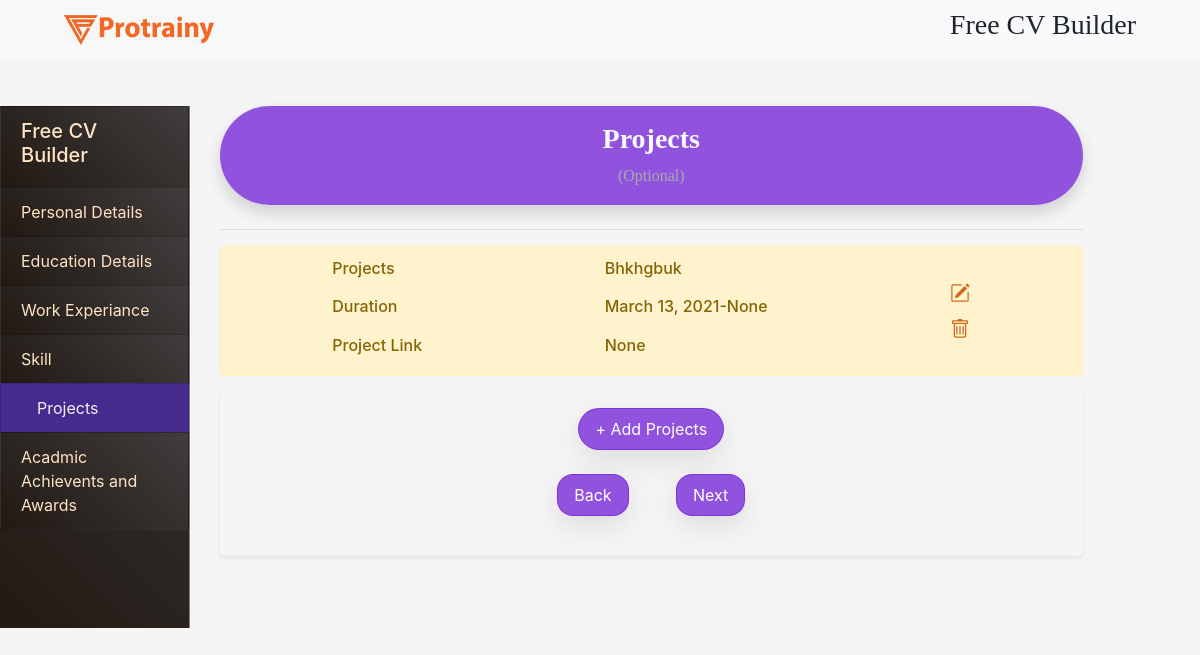
The app's page /project, older data.
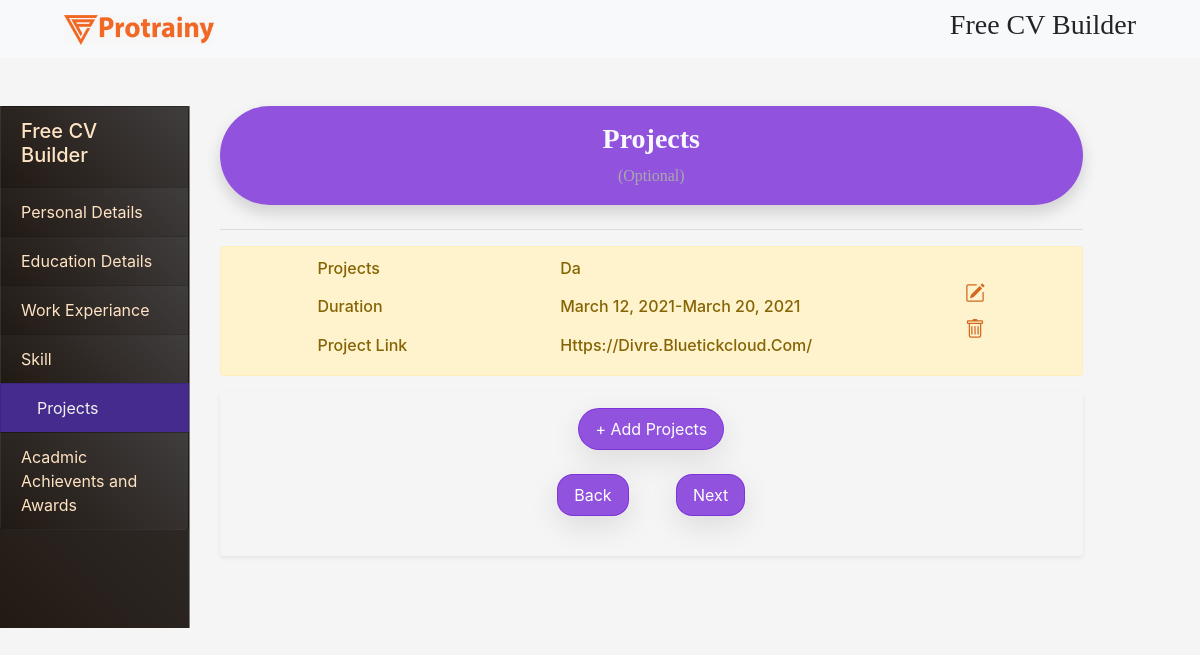
The same page, newer data.
### resume_maker/models.py (models this page shows, shortened)
class Projects(models.Model):
    person = models.ForeignKey(Person,on_delete=models.CASCADE)
    project = models.CharField(max_length=150)
    start_dt = models.DateField()
    end_dt = models.DateField(null = True,blank = True)
    running = models.BooleanField(default = False)
    project_link = models.URLField(blank=True,null=True)

### resume_maker/views.py (the view)
# urls.py: path('project', views.pro, name='project'),
def pro(request):
    show =True
    person = Person.objects.last()
    prjcts = Projects.objects.filter(person = person)
    if request.method == "POST":
        next=True
        form = ProjectsForm(request.POST)
        if form.is_valid():
            cd = form.cleaned_data
            project = cd.get('project')
            start_dt = cd.get('start_dt')
            end_dt = cd.get('end_dt')
            running = cd.get('running')
            project_link = cd.get('project_link')
            data = Projects(project = project, start_dt = start_dt, end_dt = end_dt,running = running, project_link = project_link, person = person)
            temp = Projects.objects.filter(project = project, start_dt = start_dt, end_dt = end_dt,running = running, project_link = project_link, person = person)
            if temp.exists():
                temp.update(project = project, start_dt = start_dt, end_dt = end_dt,running = running, project_link = project_link, person = person)
            else:
                data.save()
            form = ProjectsForm()
            show = True
            return render(request,"project.html",{'next':next,"prjct":form,"data":prjcts,"show":show})
    else:
        form = ProjectsForm()
        next=False
    return render(request,"project.html", {'next':next,"prjct": form,"show":show,"data":prjcts})

### templates/project.html (shortened to what the changed rows need)
{% extends "getinput.html" %}
{% load crispy_forms_tags %}
{% block content %}
    <main class="row">
    <section class="col-md-9 my-4 col-sm-12">
    <div class="container">
            {% with count=1 %}
                {% for i in data %}
                    <div id="del{{ forloop.counter }}">
                        <div class="alert alert-warning" role="alert">
                            <div class="d-flex justify-content-around flex-wrap ">
                                <div class="d-flex flex-column justify-content-between flex-wrap ">
                                    <h6 class="text-capitalize">Projects</h6>
                                    <h6 class="text-capitalize">Duration</h6>
                                    <h6 class="text-capitalize">Project Link</h6>
                                </div>
                                <div class="d-flex flex-column justify-content-between flex-wrap ">
                                    <h6 class="text-capitalize">{{ i.project }}</h6>
                                    <h6 class="text-capitalize">{{ i.start_dt }}-{{ i.end_dt }}</h6>
                                    <h6 class="text-capitalize">{{ i.project_link }}</h6>
                                </div>
                                <div class="d-flex flex-column flex-wrap my-4" style="max-width: 200px">
                                    <svg data-toggle="modal" data-target="#exampleModalCenter{{ forloop.counter }}"
                                         xmlns="http://www.w3.org/2000/svg" width="20" height="20" fill="currentColor"
                                         class="bi bi-pencil-square " viewBox="0 0 16 16">
                                        <path d="M15.502 1.94a.5.5 0 0 1 0 .706L14.459 3.69l-2-2L13.502.646a.5.5 0 0 1 .707 0l1.293 1.293zm-1.75 2.456l-2-2L4.939 9.21a.5.5 0 0 0-.121.196l-.805 2.414a.25.25 0 0 0 .316.316l2.414-.805a.5.5 0 0 0 .196-.12l6.813-6.814z"/>
                                        <path fill-rule="evenodd"
                                              d="M1 13.5A1.5 1.5 0 0 0 2.5 15h11a1.5 1.5 0 0 0 1.5-1.5v-6a.5.5 0 0 0-1 0v6a.5.5 0 0 1-.5.5h-11a.5.5 0 0 1-.5-.5v-11a.5.5 0 0 1 .5-.5H9a.5.5 0 0 0 0-1H2.5A1.5 1.5 0 0 0 1 2.5v11z"/>
                                    </svg>
                                    <a href = "project/{{ i.id }}"></a>
                                </div>
                            </div>
                        </div>
                    </div>
                {% endfor %}
            {% endwith %}
    </div></section></main>
{% endblock %}

Row changes from the older to the newer data that the page shows:
no longer on this page (row unchanged): Projects: project "Bhkhgbuk", start_dt "March 13, 2021", end_dt "None", project_link "None"
added Projects: project "Da", start_dt "March 12, 2021", end_dt "March 20, 2021", project_link "Https://Divre.bluetickcloud.com/"
